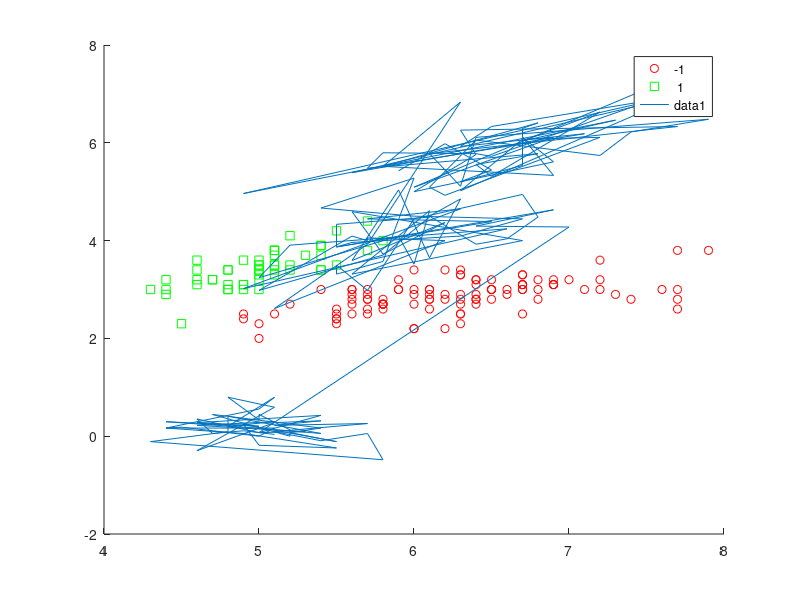

The MATLAB script that drew this image:
function t = perceptronRule()
% meas(150x4) speecies 150 x 1 cell 
load fisheriris;
set = unique(species);
rows = size(species, 1);
t = zeros(rows, 1);
x = meas;
% get number of features
[examples, featureCount] = size(x);
% initialize w
for i = 1:size(set, 1)
    t(find(ismember(species, set(i)))) = i;
end
% consider all possible scenarios one vs all
target = [];
best_match = 1;
for i = 1: size(set, 1)
    target = (t == i) - (t ~= i);
    [success, w] = runPerceptron(x, target);
  %  drawPlot(x, target, w);
    if success
        best_match = i;
        break;
    end 
end
disp(sprintf('Best match for weights %f', w));
disp(sprintf('Best match is at index %d', best_match));
disp(sprintf('Target is %s' , set{best_match}));
drawPlot(x, target, w);

end

function [success, w] = runPerceptron(x, t)
   [examples, featureCount] = size(x);
   w = zeros(featureCount, 1);
   iterCount = 1;
   while mispredict(x, w, t) > 0 && iterCount < 1000
       disp(sprintf('Epoch %d', iterCount));
       iterCount = iterCount + 1;
       index = randi([1, examples], 1, 1);
       disp(index);
       y = sign(w' * x(index, :)');
       if t(index) ~= y
           % update the weights
           w = w + x(index, :)' * t(index);
       end
   end
   success = (mispredict(x, w, t) == 0);
end

function error = mispredict(x, w, t)
    error = 0;
    for i = 1:size(x,1)
        if sign(w' * x(i, :)') ~= t(i)
            error = error + 1;
        end
    end
    disp(sprintf('Error %d', error));
end

function drawPlot(x, target, w)
    figure;
    hold on;
    gscatter(x(:,1), x(:,2), target,'rgb','osd');
    line(x(:,1), (-(w(1) * x(:,1) + w(3) * x(:,3) ...
                 + w(4) * x(:,4))) / w(2));
             
%     x_min = min(x(:, 1)) - 1;
%     x_max = max(x(:, 1)) + 1;
%     y_min = min(x(:, 2)) - 1;
%     y_max = max(x(:, 2)) + 1;
%     [xx, yy] = meshgrid(linspace(x_min, x_max, 1000), ...
%         linspace(y_min, y_max, 1000));
%     contourf(x(:,1), x(:,2), 
%     hold off;
end